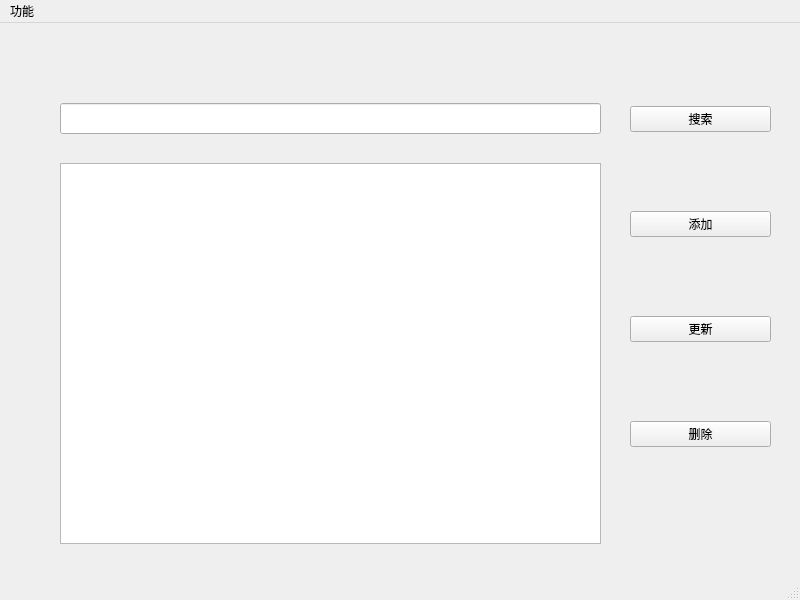
<?xml version="1.0" encoding="UTF-8"?>
<ui version="4.0">
 <class>MainWindow</class>
 <widget class="QMainWindow" name="MainWindow">
  <property name="geometry">
   <rect>
    <x>0</x>
    <y>0</y>
    <width>800</width>
    <height>600</height>
   </rect>
  </property>
  <property name="windowTitle">
   <string>MainWindow</string>
  </property>
  <widget class="QWidget" name="centralwidget">
   <widget class="QTextBrowser" name="textbrowser_value">
    <property name="geometry">
     <rect>
      <x>60</x>
      <y>140</y>
      <width>541</width>
      <height>381</height>
     </rect>
    </property>
   </widget>
   <widget class="QWidget" name="verticalLayoutWidget">
    <property name="geometry">
     <rect>
      <x>630</x>
      <y>10</y>
      <width>141</width>
      <height>491</height>
     </rect>
    </property>
    <layout class="QVBoxLayout" name="verticalLayout">
     <item>
      <widget class="QPushButton" name="button_select">
       <property name="text">
        <string>搜索</string>
       </property>
      </widget>
     </item>
     <item>
      <widget class="QPushButton" name="button_insert">
       <property name="text">
        <string>添加</string>
       </property>
      </widget>
     </item>
     <item>
      <widget class="QPushButton" name="button_update">
       <property name="text">
        <string>更新</string>
       </property>
      </widget>
     </item>
     <item>
      <widget class="QPushButton" name="button_delete">
       <property name="text">
        <string>删除</string>
       </property>
      </widget>
     </item>
    </layout>
   </widget>
   <widget class="QLineEdit" name="lineedit_key">
    <property name="geometry">
     <rect>
      <x>60</x>
      <y>80</y>
      <width>541</width>
      <height>31</height>
     </rect>
    </property>
   </widget>
  </widget>
  <widget class="QMenuBar" name="menubar">
   <property name="geometry">
    <rect>
     <x>0</x>
     <y>0</y>
     <width>800</width>
     <height>26</height>
    </rect>
   </property>
   <widget class="QMenu" name="menu">
    <property name="title">
     <string>功能</string>
    </property>
    <addaction name="action_insert"/>
    <addaction name="action_update"/>
    <addaction name="action_delete"/>
   </widget>
   <addaction name="menu"/>
  </widget>
  <widget class="QStatusBar" name="statusbar"/>
  <action name="action_insert">
   <property name="text">
    <string>添加</string>
   </property>
  </action>
  <action name="action_update">
   <property name="text">
    <string>更新</string>
   </property>
  </action>
  <action name="action_delete">
   <property name="text">
    <string>删除</string>
   </property>
  </action>
 </widget>
 <tabstops>
  <tabstop>lineedit_key</tabstop>
  <tabstop>textbrowser_value</tabstop>
  <tabstop>button_select</tabstop>
  <tabstop>button_insert</tabstop>
  <tabstop>button_update</tabstop>
  <tabstop>button_delete</tabstop>
 </tabstops>
 <resources/>
 <connections/>
</ui>
